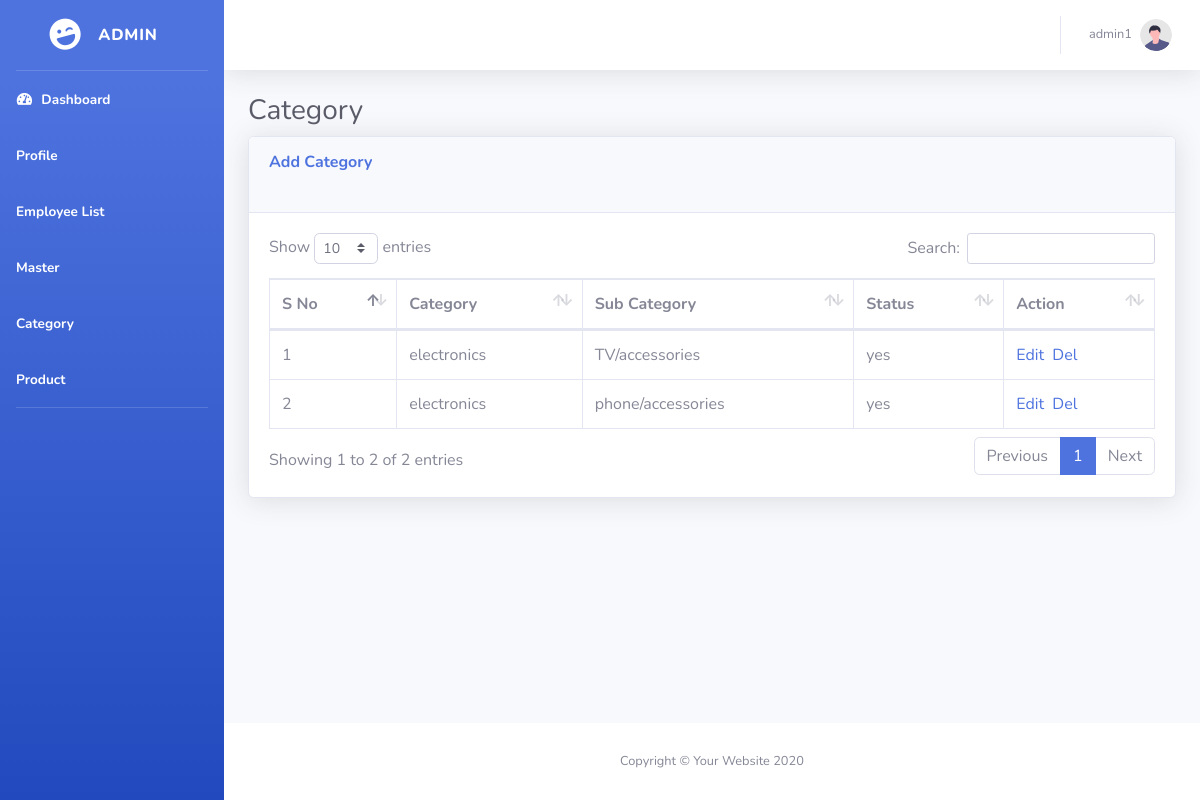
The page /category-list.php (signed in) on the database its author committed.
### tables this page shows
CREATE TABLE `user_menu` (
  `menu_id` int(11) NOT NULL,
  `menu_name` varchar(100) NOT NULL,
  `page_name` varchar(100) NOT NULL,
  `status` enum('1','0') NOT NULL DEFAULT '1'
);

CREATE TABLE `category` (
  `category_id` int(11) NOT NULL,
  `category_name` varchar(100) NOT NULL,
  `parent_category_id` int(11) NOT NULL,
  `level` int(11) NOT NULL,
  `status` int(11) NOT NULL DEFAULT 1
);

### config/dbconfig.php (called while the page is built, shortened)
<?php
Class DB{
	private $hostName = "localhost";
	private $username = "root";
	private $password = "";
	private $dbName = "shopelectronics";
	private $conn = false;
    public $result = array();
	public function __construct(){
	  if(!$this->conn){
	   $this->mysqli = new mysqli($this->hostName,$this->username,$this->password,$this->dbName);
       $this->conn = true;
	if($this->mysqli->connect_error){
		array_push($this->result,$this->mysqli->connect_error);
		return false;
	}else{
       return true;
	 }
    }
  }
}
?>

### classes/functions.php (called while the page is built, shortened)
<?php
include 'config/dbconfig.php';
class Employee extends DB{
   public function getMenu($roll){
	  $sql = "SELECT * FROM user_menu";
	$query = $this->mysqli->query($sql);
	return $query;
   }
	public function getCategory(){
	$sql = "SELECT c1.category_name as Parent,c1.status, c2.category_name,c2.category_id FROM category c1 inner join category as c2
	        ON c1.category_id=c2.parent_category_id";
	$query = $this->mysqli->query($sql);
	return $query;
   }
}
?>

### category-list.php (the view, shortened to what this page needs)
<?php
   include "classes/functions.php";
   $Obj = new Employee();
	 $uroll = $_SESSION['user_roll'];
     $menuData = $Obj->getMenu($uroll);
       $category = $Obj->getCategory();
	?>
<!DOCTYPE html>
<html lang="en">
<head>
<?php include('comman/comman_css.php'); ?>
</head>
<body id="page-top">
    <div id="wrapper">
 <?php include('comman/left-nav.php'); ?>
        <div id="content-wrapper" class="d-flex flex-column">
            <div id="content">
               <?php include('comman/top-nav.php'); ?>
                <div class="container-fluid">
                    <h1 class="h3 mb-2 text-gray-800">Category</h1>
                    <div class="card shadow mb-4">
                        <div class="card-header py-3">
                            <h6 class="m-0 font-weight-bold text-primary"><a href="add-category.php">Add Category</a></h6><br>
                        </div>
                        <div class="card-body">
                            <div class="table-responsive">
                                <table class="table table-bordered" id="dataTable" width="100%" cellspacing="0">
                                    <thead>
                                        <tr>
										    <th>S No</th>
                                            <th>Category</th>
                                            <th>Sub Category</th>
                                            <th>Status</th>
                                            <th>Action</th>
                                        </tr>
                                    </thead>
                                    <tbody>
									<?php
                                          $s=1;
									      while($list = $category->fetch_array()){?>
                                        <tr>
                                            <td><?=$s; ?></td>
                                            <td><?=$list['Parent']; ?></td>
                                              <td><?=$list['category_name']; ?></td>
                                            <td><?php echo $list['status']==1?'yes':'No'; ?></td>
                                            <td><a href="edit-category.php?cid=<?=$list['category_id']; ?>">Edit</a>&nbsp;
											    <a href="category-list.php?cid=<?=$list['category_id']; ?>">Del</a>
											</td>
                                        </tr>
                                       <?php $s++; } ?>
                                    </tbody>
                                </table>
                            </div>
                        </div>
                    </div>
                </div>
            </div>
            <footer class="sticky-footer bg-white">
                <div class="container my-auto">
                    <div class="copyright text-center my-auto">
                        <span>Copyright &copy; Your Website 2020</span>
                    </div>
                </div>
            </footer>
        </div>
    </div>
</body>
</html>

### comman/left-nav.php
<ul class="navbar-nav bg-gradient-primary sidebar sidebar-dark accordion" id="accordionSidebar">
            <a class="sidebar-brand d-flex align-items-center justify-content-center" href="dashbord.php">
                <div class="sidebar-brand-icon rotate-n-15">
                    <i class="fas fa-laugh-wink"></i>
                </div>
                <div class="sidebar-brand-text mx-3">Admin<sup></sup></div>
            </a>
            <hr class="sidebar-divider my-0">
            <li class="nav-item active">
                <a class="nav-link" href="dashbord.php">
                    <i class="fas fa-fw fa-tachometer-alt"></i>
     <span>Dashboard</span></a></li>
	<?php
	      while($menu = $menuData->fetch_array()){
	  ?>
	<li class="nav-item active">
	  <a class="nav-link" href="<?=$menu['page_name']; ?>"><span><?=$menu['menu_name']; ?></span></a></li>
	<?php } ?>
    <hr class="sidebar-divider d-none d-md-block">
  </ul>

### rows shown on the page
user_menu: menu_name "Profile"
user_menu: menu_name "Employee List"
user_menu: menu_name "Master"
user_menu: menu_name "Category"
user_menu: menu_name "Product"
category: category_name "electronics", category.category_name "TV/accessories", status "yes", category.category_name "phone/accessories"

### other values the page prints
$_SESSION['user_name'] "admin1"
